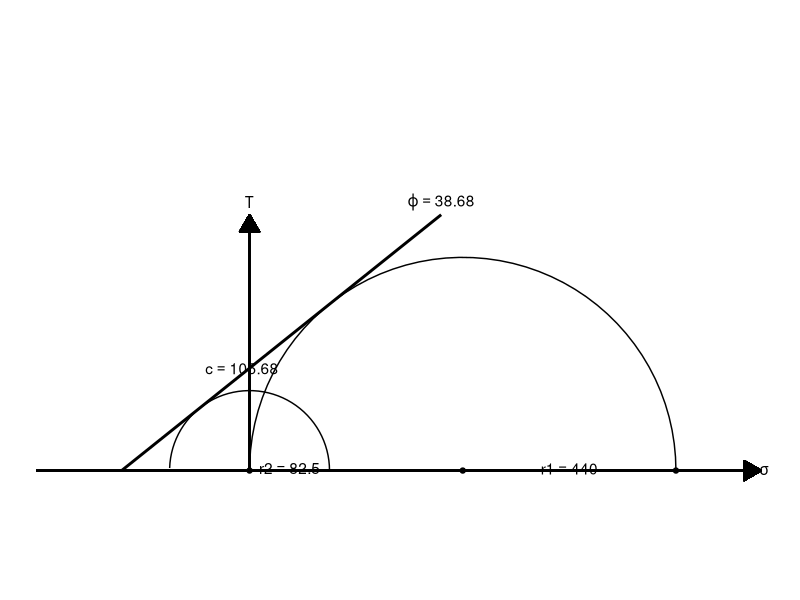
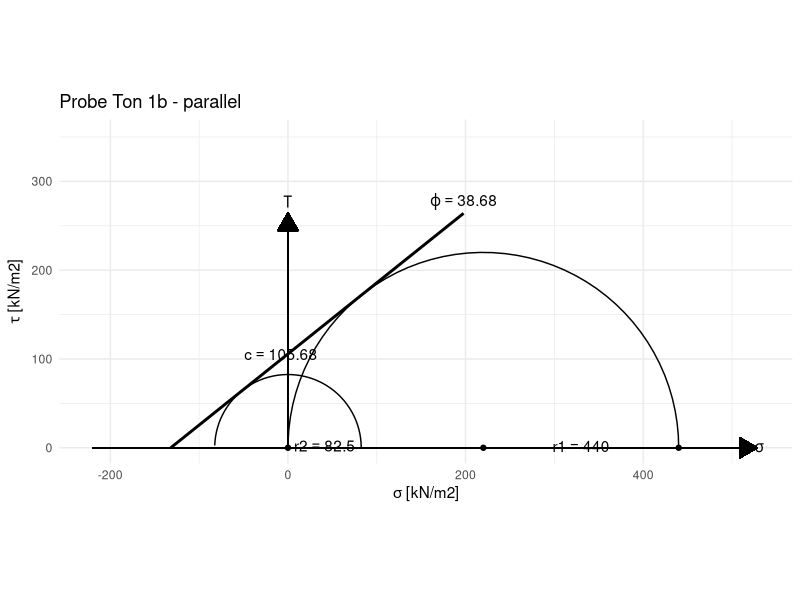
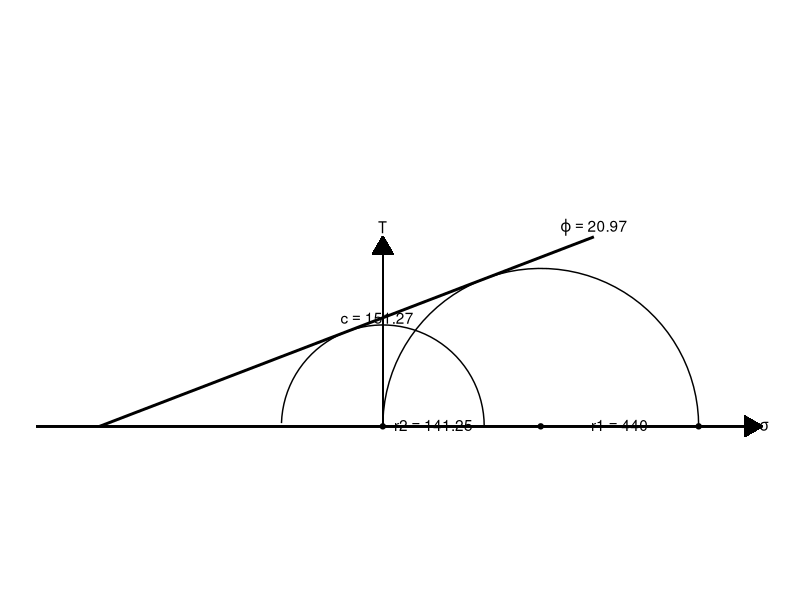
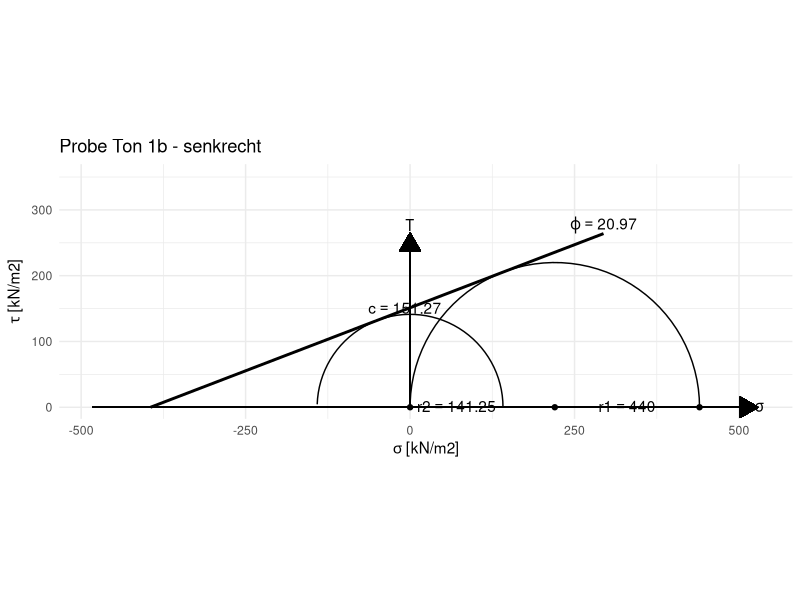
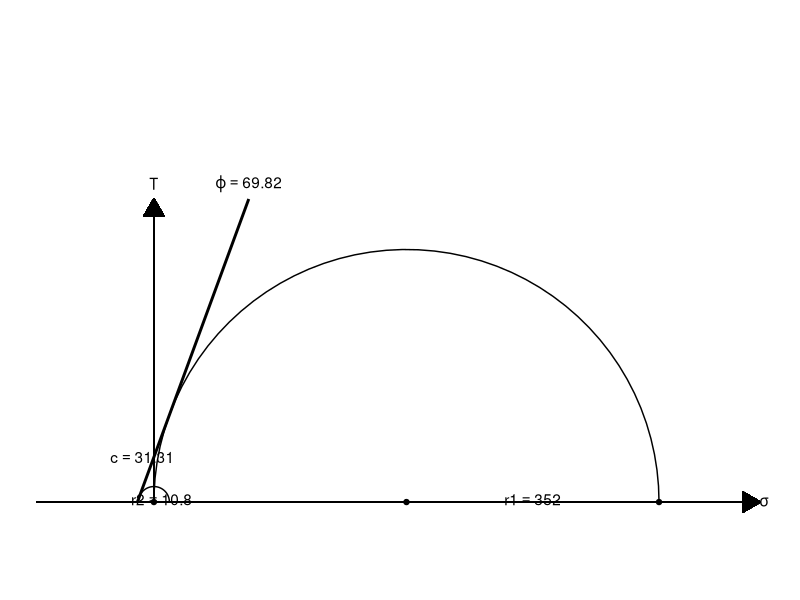
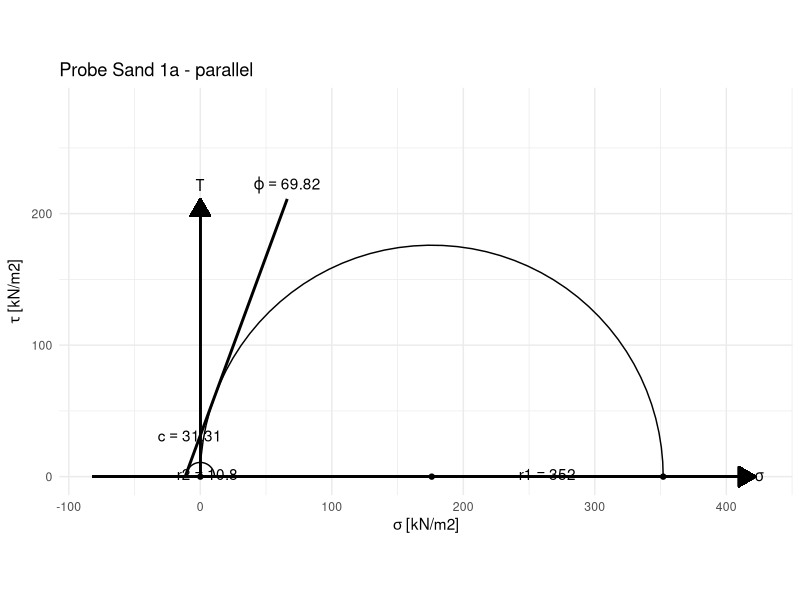
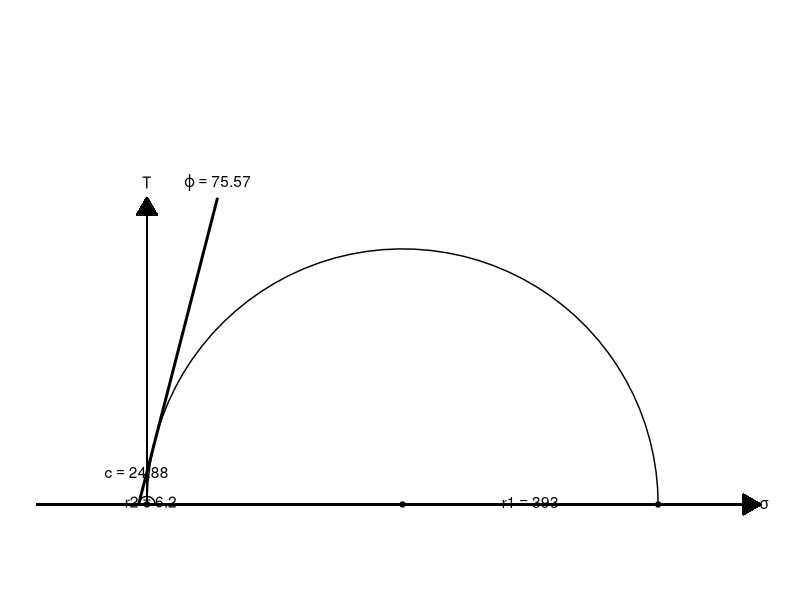
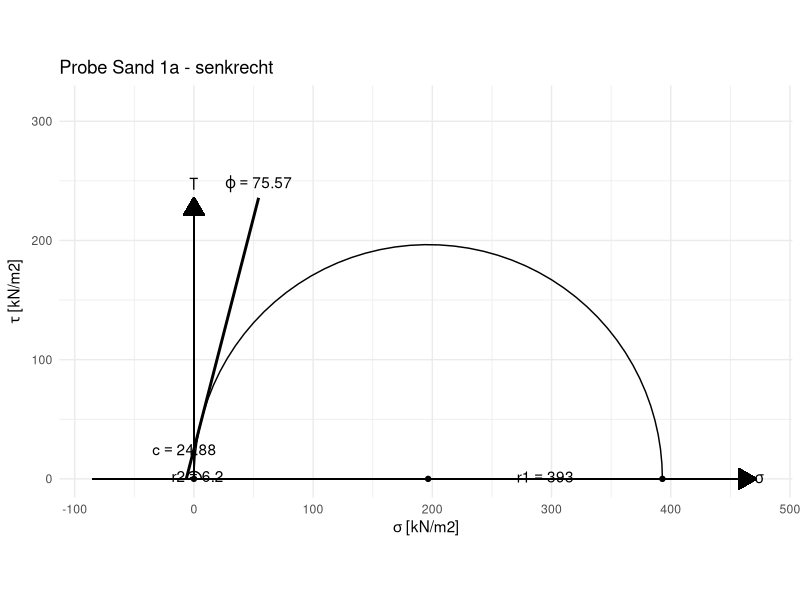

The R script that drew these images, in order:
# Written by V. Marquart on 09.05.2017
# Can be used to evaluate cohesion and angle of friction by (pocket-)penetrometer and (pocket-)shear-taster
# Disclaimer: This has been written quick&dirty and probably contains bugs. Feel free to fork / submit improvements :)
# Output are two ggplot:
# 1. Minimal Mohr Circle Plot without tiks and labels
# 2. Labeled Mohr Plot with grid

library(ggplot2)
library(grid)

# Inputdata of the field penetrometer & vane/shear-tester
# Mittelwerte der Flügelsonde und Penetromer [kN/m^2]

# FLINZLEHM
shear_1b_parallel = mean(c(3.25,3,3.25,3.5,3.5))
kN_shear_1b_parallel <- shear_1b_parallel*25
shear_1b_perpend = mean(c(5.5,5.0,5.75,6.5,5.5))
kN_shear_1b_perpend <- shear_1b_perpend*25

kN_penetrometer_1b_parallel <- mean(c(450,450,400,450,450))
kN_penetrometer_1b_perpendicular <- mean(c(450,450,450,400,450))

# SANDPROBE
shear_1a_parallel = mean(c(3,6.5,6.5,6.75,4.25))
kN_shear_1a_parallel <- shear_1a_parallel*2
shear_1a_perpend = mean(c(3,2.5,5,2.5,2.5))
kN_shear_1a_perpend <- shear_1a_perpend*2

kN_penetrometer_1a_parallel <- mean(c(325,360,250,450,375))
kN_penetrometer_1a_perpendicular <- mean(c(250,450,440,425,400))







# circle function
createCircle <- function(center = c(0,0),diameter = 1, npoints = 100){
  r = diameter / 2
  tt <- seq(0,2*pi,length.out = npoints)
  xx <- center[1] + r * cos(tt)
  yy <- center[2] + r * sin(tt)
  return(data.frame(x = xx, y = yy))
}

computeOuterTangent <- function(centerR1=c(0,0),centerR2=c(1,0),radiusR1=3,radiusR2=5){
  # see: https://en.wikipedia.org/wiki/Tangent_lines_to_circles
  # R1: smaller circle
  # R2: big circle
  x1 <- centerR1[1]
  x2 <- centerR2[1]
  y1 <- centerR1[2]
  y2 <- centerR2[2]

  # Calulate direction alpha:
  gamma <- atan((y1-y2)/(x2-x1))
  beta <- asin((radiusR2-radiusR1)/(sqrt((x2-x1)^2 + (y2-y1)^2)))
  alpha <- gamma - beta

  # Calculate tangent points:
  x3 <- x1 + radiusR1 * cos((pi/2)-alpha)
  y3 <- y1 + radiusR1 * sin((pi/2)-alpha)
  x4 <- x2 + radiusR2 * cos((pi/2)-alpha)
  y4 <- y2 + radiusR2 * sin((pi/2)-alpha)

  return(data.frame(x3=x3,x4=x4,y3=y3,y4=y4,alpha=alpha))
}
# AUSWERTUNG 1: (Taschen-)Penetrometer und (Taschen-)Flügelsonde // vane (shear)-tester and penetrometer test

mohrAuswertung <- function(shear,penetrometer,title){
  r1 <- shear
  r2 <- penetrometer/2
  small_circle <- createCircle(center = c(0,0),diameter = shear*2)
  big_circle <- createCircle(center = c(r2,0),diameter = penetrometer)
  tangent_points <- computeOuterTangent(centerR1 = c(0,0),centerR2 = c(r2,0),radiusR1 = r1,radiusR2 = r2)
  plot_data <- data.frame(small_circle,big_circle,x_tanget=c(tangent_points$x3,tangent_points$x4),y_tanget=c(tangent_points$y3,tangent_points$y4))

  fit <- lm(plot_data$y_tanget ~ plot_data$x_tanget)
  cohesion <- fit$coefficients[1]
  m <- fit$coefficients[2]
  friction <- atan(m)*180/pi
  #x=0 @ (y-t)/m=x with y=0:
  x_00 <- (-1*cohesion)/m # x-Wert an dem die X-Achse geschnitten wird
  y_end <- (r2+r2*0.2)
  x_end <- (y_end-cohesion)/m

  fitting_line <- data.frame('x'=c(x_00,plot_data$x_tanget[1:2],x_end),'y'=c(0,plot_data$y_tanget[1:2],y_end))
  label_friction <- paste('varphi', " == ", round(friction,digits=2))
  label_r1 <- paste('r1',' == ',round(penetrometer,digits=2))
  label_r2 <- paste('r2',' == ',round(shear,digits=2))

  print(label_friction)
  p1 <- ggplot(plot_data) +
    # plot small circle:
    geom_path(aes(x=x, y = y)) +
    # plot big circle:
    geom_path(aes(x=x.1, y = y.1)) +
    # plit center and end points of circle
    geom_point(data=data.frame('x'=c(0,penetrometer/2,penetrometer),'y'=c(0,0,0)), aes(x=x,y=y)) +
    # plot fitting line
    geom_smooth(data=fitting_line, aes(y=y,x=x),method='lm',formula=y~x,color = 'black') +
    #limits
    ylim(0,penetrometer-0.2*penetrometer) +
    # Labels: 1.Cohesion 2. Friction 3. Y-Axis 4. X-Axis 5. R1-Label 6. R2-Label
    annotate("text", x=-8,y=cohesion,parse = TRUE,label=paste('c == ',round(cohesion,digits=2))) +
    annotate("text",x=x_end,y=y_end+y_end*0.05,parse = TRUE, label= label_friction) +
    annotate("text", x=0,y=y_end+y_end*0.05,parse = TRUE, label= 'Tau') +
    annotate("text", x=(2.5+penetrometer+penetrometer*0.20),y=0,parse = TRUE, label= 'sigma') +
    annotate("text", x=(penetrometer*3/4),y=2,parse = TRUE, label= label_r1) +
    annotate("text", x=(shear/2), y=2, label = label_r2, parse = TRUE) +

    labs(x=expression(sigma),y=expression(tau)) +
    # create x axis arrow:
    geom_segment(aes(x = x_00+penetrometer*-0.2, y = 0, xend = (penetrometer+penetrometer*0.2), yend = 0), arrow = arrow(length = unit(0.5, "cm"), type = 'closed')) +
    # create y axis arrow:
    geom_segment(aes(x = 0, y = 0, xend = 0, yend = (r2+r2*0.2)), arrow = arrow(length = unit(0.5, "cm"), type = 'closed')) +
    # Fix aspect ratio
    coord_fixed() +
    theme_void()
  print(p1)

  p2 <- ggplot(plot_data) +
    # plot small circle:
    geom_path(aes(x=x, y = y)) +
    # plot big circle:
    geom_path(aes(x=x.1, y = y.1)) +
    # plit center and end points of circle
    geom_point(data=data.frame('x'=c(0,penetrometer/2,penetrometer),'y'=c(0,0,0)), aes(x=x,y=y)) +
    # plot fitting line
    geom_smooth(data=fitting_line, aes(y=y,x=x),method='lm',formula=y~x,color = 'black') +
    #limits
    ylim(0,penetrometer-0.2*penetrometer) +
    # Labels: 1.Cohesion 2. Friction 3. Y-Axis 4. X-Axis 5. R1-Label 6. R2-Label
    annotate("text", x=-8,y=cohesion,parse = TRUE,label=paste('c == ',round(cohesion,digits=2))) +
    annotate("text",x=x_end,y=y_end+y_end*0.05,parse = TRUE, label= label_friction) +
    annotate("text", x=0,y=y_end+y_end*0.05,parse = TRUE, label= 'Tau') +
    annotate("text", x=(2.5+penetrometer+penetrometer*0.20),y=0,parse = TRUE, label= 'sigma') +
    annotate("text", x=(penetrometer*3/4),y=2,parse = TRUE, label= label_r1) +
    annotate("text", x=(shear/2), y=2, label = label_r2, parse = TRUE) +

    labs(x=expression(sigma~'[kN/m\u0032]'),y=expression(tau~'[kN/m\u0032]')) +
    # create x axis arrow:
    geom_segment(aes(x = x_00+penetrometer*-0.2, y = 0, xend = (penetrometer+penetrometer*0.2), yend = 0), arrow = arrow(length = unit(0.5, "cm"), type = 'closed')) +
    # create y axis arrow:
    geom_segment(aes(x = 0, y = 0, xend = 0, yend = (r2+r2*0.2)), arrow = arrow(length = unit(0.5, "cm"), type = 'closed')) +
    # Fix aspect ratio
    coord_fixed() +
    ggtitle(title) +
    theme_minimal()
  print(p2)

  #return(plot_data)
  return(data.frame(cohesion=cohesion,friction_angle=friction))
}
#plot_data <- mohrAuswertung(shear = shear, penetrometer = penetrometer)

# AUSWERTUNG FLINZLEHM
parallel_1b <- mohrAuswertung(shear = kN_shear_1b_parallel, penetrometer = kN_penetrometer_1b_parallel, title='Probe Ton 1b - parallel')
perpend_1b <- mohrAuswertung(shear = kN_shear_1b_perpend, penetrometer = kN_penetrometer_1b_perpendicular, title='Probe Ton 1b - senkrecht')

# AUSWERTUNG OSM-SAND
parallel_1a <- mohrAuswertung(shear = kN_shear_1a_parallel, penetrometer = kN_penetrometer_1a_parallel,title='Probe Sand 1a - parallel')
perpend_1a <- mohrAuswertung(shear = kN_shear_1a_perpend, penetrometer = kN_penetrometer_1a_perpendicular, title='Probe Sand 1a - senkrecht')

# dat <- createCircle(c(1,-1),1,npoints = 100)
# #geom_path will do open circles, geom_polygon will do filled circles
# ggplot(dat,aes(x,y)) + geom_path()

#input to draw two circles:

# #Big circle
# sigma1_big <- 50
# sigma3_big <- 10
# tau_big <- 20
#
# #small circle
# sigma1_small <-  30
# sigma3_small <- 5
#
#
# # Mohr Calcs
# radius = (sigma1-sigma3)/2
# pol_length = (sigma1+sigma3)/2
# M = pol_length + sqrt(radius^2-tau^2)
